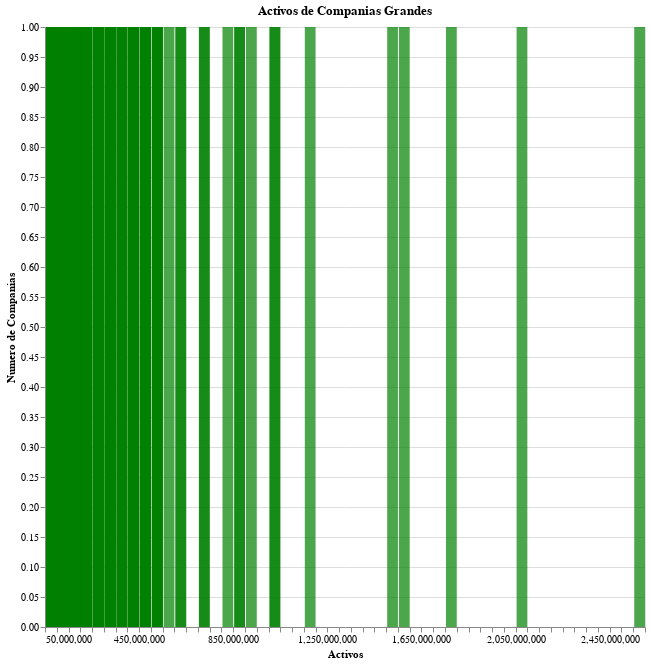

This figure's notebook cell:
### Code cell
make_bar_chart(df_large, title='Activos de Companias Grandes', color='green')

### Figure 1 — Vega specification as saved in the notebook (floating-point values rounded to 4 significant figures; data arrays with more than 128 entries replaced by an {"elided": "..."} marker saying what was removed)
{"$schema": "https://vega.github.io/schema/vega/v5.json", "data": [{"name": "param_19_store"}, {"name": "param_20_store"}, {"name": "source_0", "values": {"elided": "481 records"}}, {"name": "source_0_y_domain___count", "values": [{"min": 1, "max": 1}]}], "signals": [{"name": "bin_maxbins_100_activos_value_bins", "value": {"fields": ["activos_value"], "fname": "bin_activos_value", "start": 50000000.0, "step": 50000000.0, "stop": 2600000000.0}}, {"name": "unit", "value": {}, "on": [{"events": "pointermove", "update": "isTuple(group()) ? group() : unit"}]}, {"name": "param_19", "update": "vlSelectionResolve(\"param_19_store\", \"union\", true, true)"}, {"name": "param_20", "update": "vlSelectionResolve(\"param_20_store\", \"union\")"}, {"name": "param_19_tuple", "on": [{"events": [{"source": "scope", "type": "click"}], "update": "datum && item().mark.marktype !== 'group' && indexof(item().mark.role, 'legend') < 0 && indexof(item().mark.name, 'param_20_brush') < 0 ? {unit: \"\", fields: param_19_tuple_fields, values: [(item().isVoronoi ? datum.datum : datum)[\"activos\"]]} : null", "force": true}, {"events": [{"source": "view", "type": "dblclick"}], "update": "null"}]}, {"name": "param_19_tuple_fields", "value": [{"type": "E", "field": "activos"}]}, {"name": "param_19_toggle", "value": false, "on": [{"events": [{"source": "scope", "type": "click"}], "update": "event.shiftKey"}, {"events": [{"source": "view", "type": "dblclick"}], "update": "false"}]}, {"name": "param_19_modify", "on": [{"events": {"signal": "param_19_tuple"}, "update": "modify(\"param_19_store\", param_19_toggle ? null : param_19_tuple, param_19_toggle ? null : true, param_19_toggle ? param_19_tuple : null)"}]}, {"name": "param_20_activos_value", "on": [{"events": [{"source": "view", "type": "dblclick"}], "update": "null"}, {"events": {"signal": "param_20_translate_delta"}, "update": "panLinear(param_20_translate_anchor.extent_x, -param_20_translate_delta.x / width)"}, {"events": {"signal": "param_20_zoom_delta"}, "update": "zoomLinear(domain(\"x\"), param_20_zoom_anchor.x, param_20_zoom_delta)"}]}, {"name": "param_20_tuple", "on": [{"events": [{"signal": "param_20_activos_value"}], "update": "param_20_activos_value ? {unit: \"\", fields: param_20_tuple_fields, values: [param_20_activos_value]} : null"}]}, {"name": "param_20_tuple_fields", "value": [{"field": "activos_value", "channel": "x", "type": "R"}]}, {"name": "param_20_translate_anchor", "value": {}, "on": [{"events": [{"source": "scope", "type": "pointerdown"}], "update": "{x: x(unit), y: y(unit), extent_x: domain(\"x\")}"}]}, {"name": "param_20_translate_delta", "value": {}, "on": [{"events": [{"source": "window", "between": [{"source": "scope", "type": "pointerdown"}, {"source": "window", "type": "pointerup"}], "type": "pointermove", "consume": true}], "update": "{x: param_20_translate_anchor.x - x(unit), y: param_20_translate_anchor.y - y(unit)}"}]}, {"name": "param_20_zoom_anchor", "on": [{"events": [{"source": "scope", "consume": true, "type": "wheel"}], "update": "{x: invert(\"x\", x(unit)), y: invert(\"y\", y(unit))}"}]}, {"name": "param_20_zoom_delta", "on": [{"events": [{"source": "scope", "consume": true, "type": "wheel"}], "update": "pow(1.001, event.deltaY * pow(16, event.deltaMode))", "force": true}]}, {"name": "param_20_modify", "on": [{"events": {"signal": "param_20_tuple"}, "update": "modify(\"param_20_store\", param_20_tuple, true)"}]}], "marks": [{"type": "rect", "name": "marks", "from": {"data": "source_0"}, "encode": {"update": {"y2": {"value": 0, "scale": "y"}, "y": {"field": "__count", "scale": "y"}, "x": {"field": "bin_maxbins_100_activos_value_end", "scale": "x", "offset": {"signal": "0.5 + (abs(scale(\"x\", datum[\"bin_maxbins_100_activos_value_end\"]) - scale(\"x\", datum[\"bin_maxbins_100_activos_value\"])) < 0.25 ? 0.5 * (0.25 - (abs(scale(\"x\", datum[\"bin_maxbins_100_activos_value_end\"]) - scale(\"x\", datum[\"bin_maxbins_100_activos_value\"])))) : -0.5)"}}, "x2": {"field": "bin_maxbins_100_activos_value", "scale": "x", "offset": {"signal": "0.5 + (abs(scale(\"x\", datum[\"bin_maxbins_100_activos_value_end\"]) - scale(\"x\", datum[\"bin_maxbins_100_activos_value\"])) < 0.25 ? -0.5 * (0.25 - (abs(scale(\"x\", datum[\"bin_maxbins_100_activos_value_end\"]) - scale(\"x\", datum[\"bin_maxbins_100_activos_value\"])))) : 0.5)"}}, "fill": {"value": "green"}, "tooltip": {"signal": "isValid(datum[\"nombre\"]) ? datum[\"nombre\"] : \"\"+datum[\"nombre\"]"}}}, "clip": true, "interactive": true, "style": ["bar"]}], "scales": [{"name": "x", "type": "linear", "domain": {"signal": "[bin_maxbins_100_activos_value_bins.start, bin_maxbins_100_activos_value_bins.stop]"}, "range": [0, {"signal": "width"}], "bins": {"signal": "bin_maxbins_100_activos_value_bins"}, "zero": false, "domainRaw": {"signal": "param_20[\"activos_value\"]"}}, {"name": "y", "type": "linear", "domain": [{"signal": "(data(\"source_0_y_domain___count\")[0] || {}).min"}, {"signal": "(data(\"source_0_y_domain___count\")[0] || {}).max"}], "range": [{"signal": "height"}, 0], "zero": true, "nice": true}], "axes": [{"scale": "y", "labels": false, "tickCount": {"signal": "ceil(height/40)"}, "domain": false, "ticks": false, "orient": "left", "maxExtent": 0, "zindex": 0, "grid": true, "minExtent": 0, "aria": false, "gridScale": "x"}, {"scale": "x", "grid": false, "orient": "bottom", "labelFlush": true, "title": "Activos", "labelOverlap": true, "tickCount": {"signal": "ceil(width/10)"}, "zindex": 0}, {"scale": "y", "orient": "left", "tickCount": {"signal": "ceil(height/40)"}, "zindex": 0, "title": "Numero de Companias", "grid": false, "labelOverlap": true}], "title": {"text": "Activos de Companias Grandes", "frame": "group"}, "config": {"mark": {"opacity": 0.7}}, "width": 600, "background": "white", "height": 600, "style": "cell", "padding": 5}
